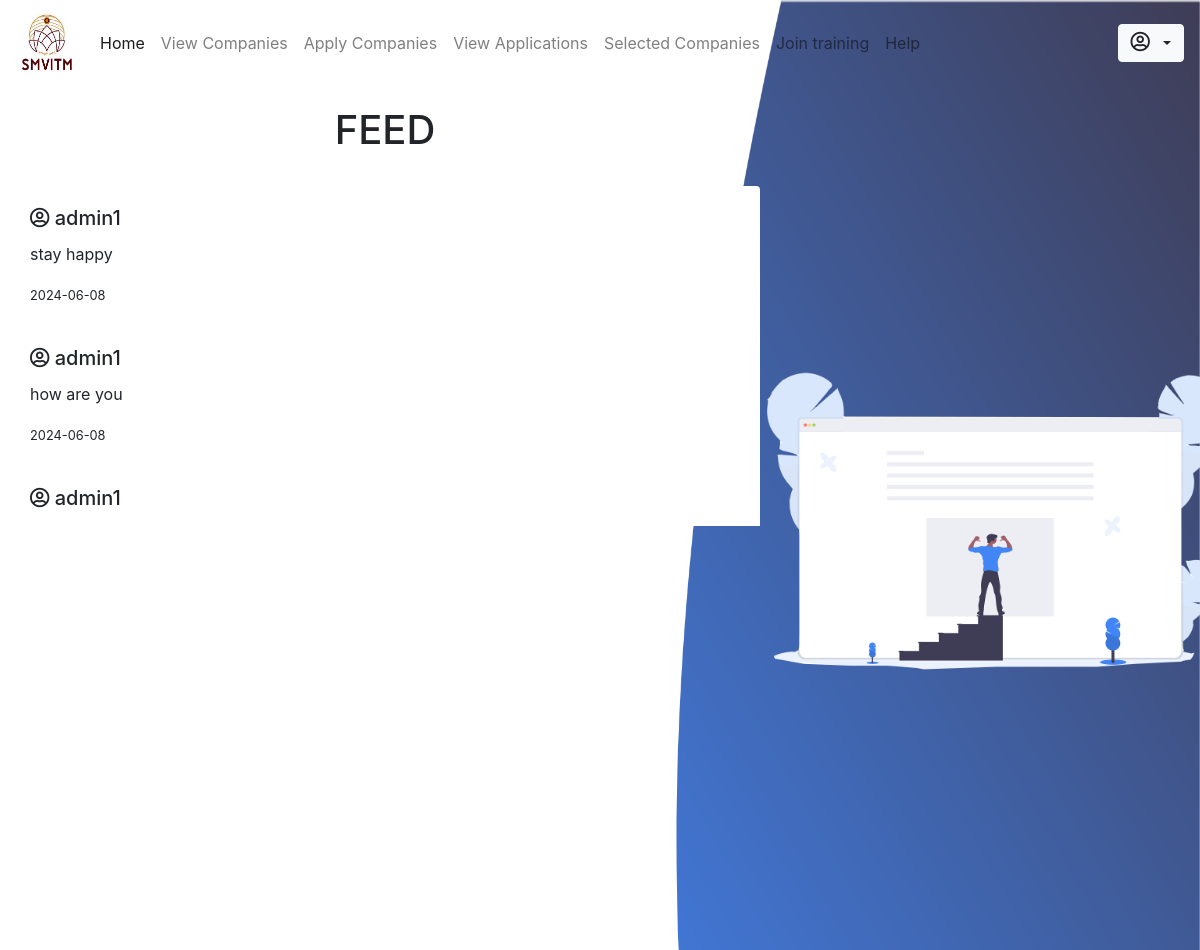
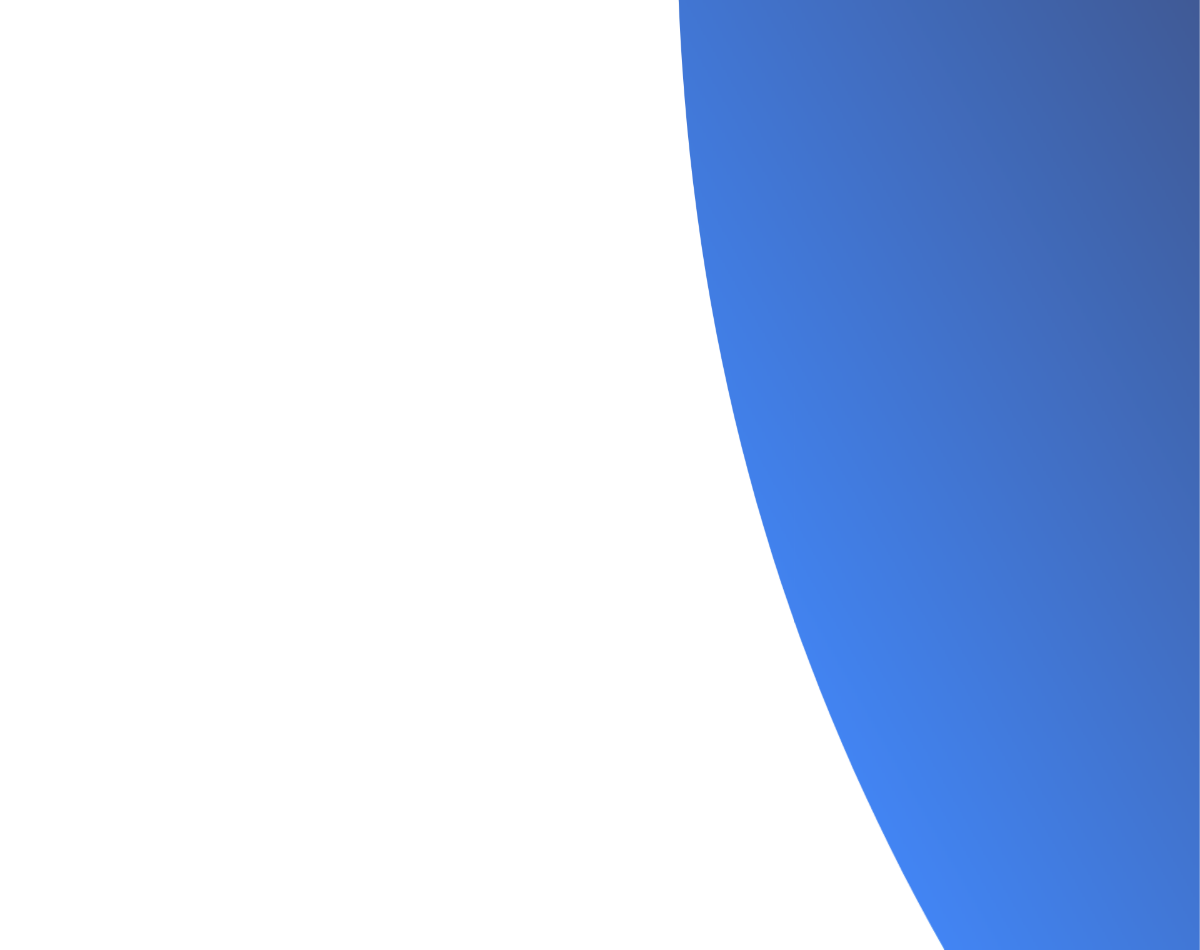
Page /student/index.php on the committed database (2 pictures, top to bottom).
### tables this page shows
CREATE TABLE `feed` (
  `user` varchar(100) DEFAULT NULL,
  `message` text DEFAULT NULL,
  `date` date DEFAULT NULL,
  `time` time NOT NULL
);

### student/index.php (the view, shortened to what this page needs)
<!DOCTYPE html>
<html lang="en">
<head>
    <link rel="stylesheet" type="text/css" href="css/index.css">
    <?php include_once 'includes/head.php' ?>
</head>
<body>
    <div>
    	<img id="img2" src="../images/feedicon.png" width="550px" style="position: absolute; position: fixed; z-index: 1; margin-left: 60%; margin-top: 18vh;">
    </div>
    <img src="../images/feed.png" id="img1" style="position: fixed;">
    	<?php include_once 'includes/nav.php' ?>
    <div class="content" style="margin-top: 20px; margin-left: 10px;">
    	<h1 class="form-row justify-content-center">FEED</h1> <br>
    	<div class="pre-scrollable" style="width: 750px; height: 400px; scroll-behavior: auto;">
         <div style="max-height: 90vh;">
             <div class="card" style="border: none;">
          <div class="card-body">
            <?php
                $sql = "select * from feed order by date desc, time desc;";
                $res = mysqli_query($conn, $sql);
                $rescheck = mysqli_num_rows($res);
                if ($rescheck > 0) {
                    while ($row = mysqli_fetch_assoc($res)) {
                        ?>
                        <h5 class="card-title"><i class="far fa-user-circle"></i>&nbsp;<?php echo $row['user']; ?></h5>
                        <p class="card-text"><?php echo $row['message']; ?></p>
                        <p><small><?php echo $row['date']; ?></small></p> <br>
                        <?php
                    }
                }
            ?>
          </div>
        </div>
        </div>
        </div>
    </div>
</body>
</html>

### student/css/index.css (style rules this page uses)
#img1 { position: absolute; height: 100vh; width: 100%; position: fixed; }
#img1,.content { position: absolute; }
#img2 { z-index: 0; }

### rows in the picture
feed: user "admin1", message "stay happy", date "2024-06-08"
feed: user "admin1", message "how are you", date "2024-06-08"
feed: user "admin1"
